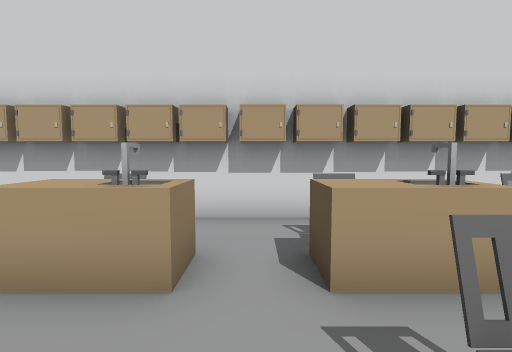
view 1 (above)

24 first-person views from a walk through a scene from a Unity 3-D project. The camera is 1.2 m above the floor, tilts 4° down and sees 85° across. The floor is counted in squares, 1 m on a side. Each view is taken from the middle of a square. On the plan, view 1 faces up. The plan holds only what a view shows up to about 13 squares ahead; the rest is blank. The place goes on beyond the plan. The player character is not drawn. Door leaves are left out, so doorways stand open. Some surface patterns are stand-ins.

view 2
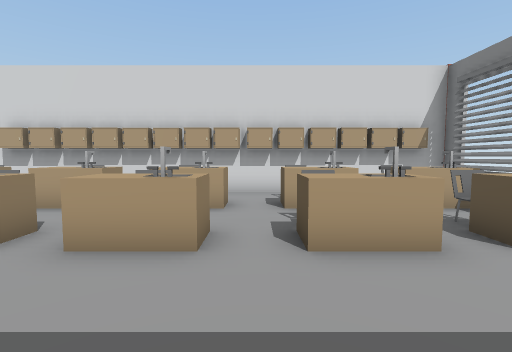

view 3
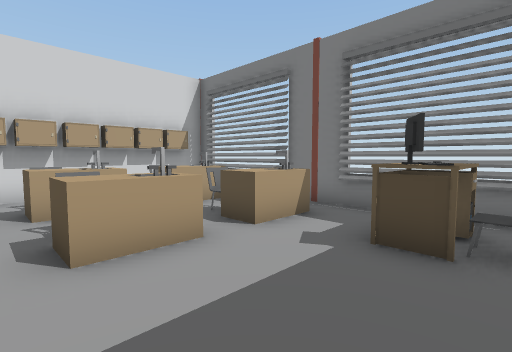

view 4
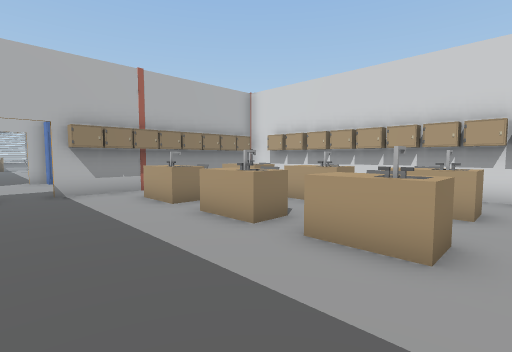

view 5
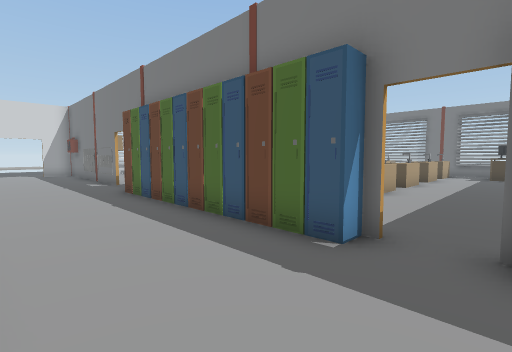

view 6
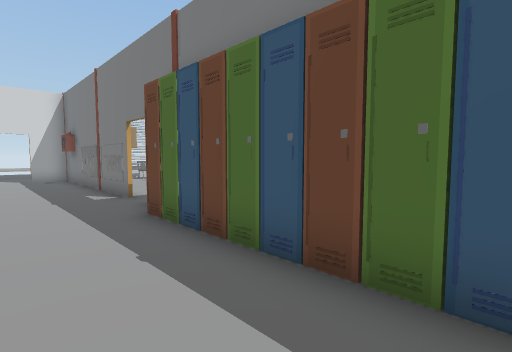

view 7
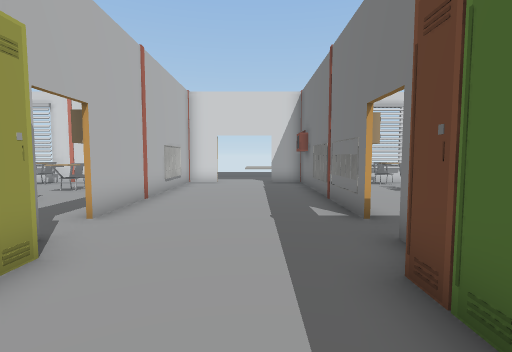

view 8
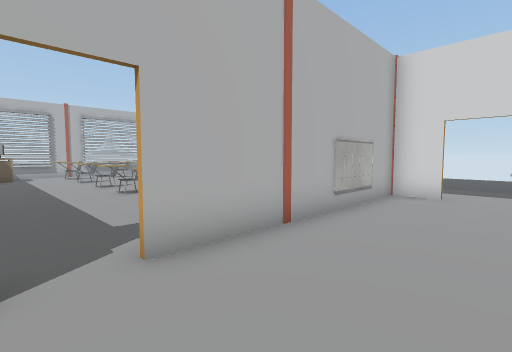

view 9
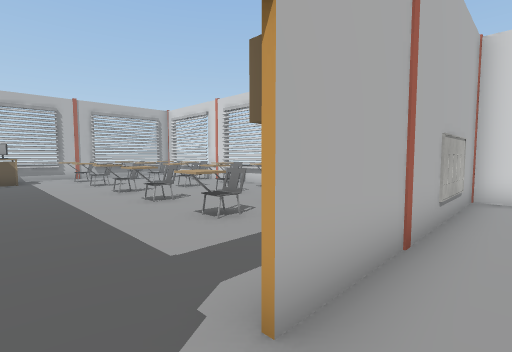

view 10
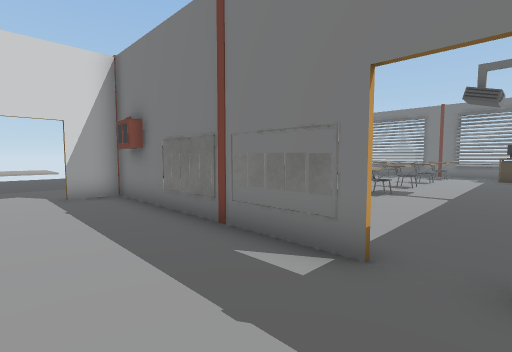

view 11
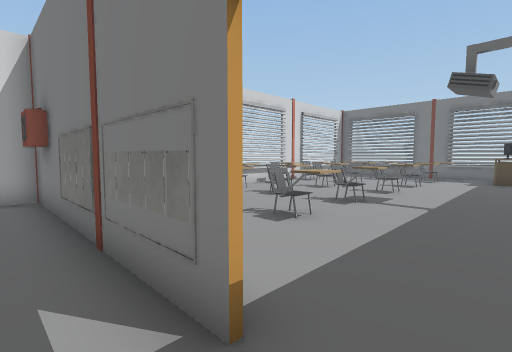

view 12
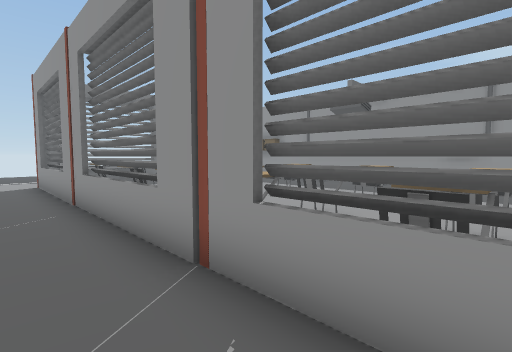

view 13
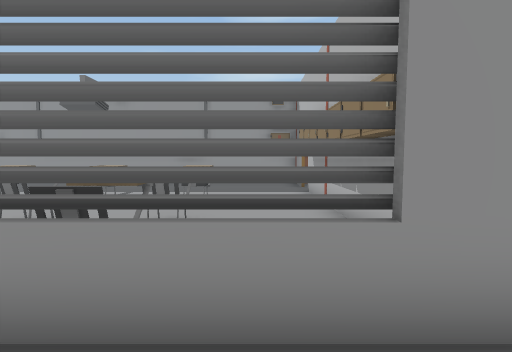

view 14
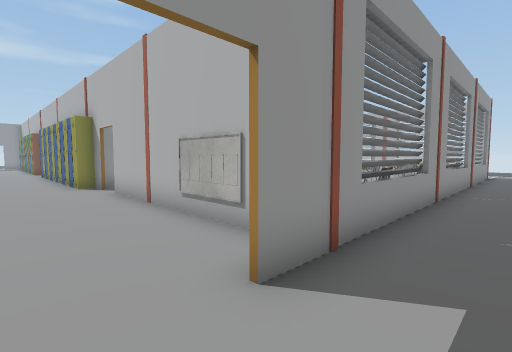

view 15
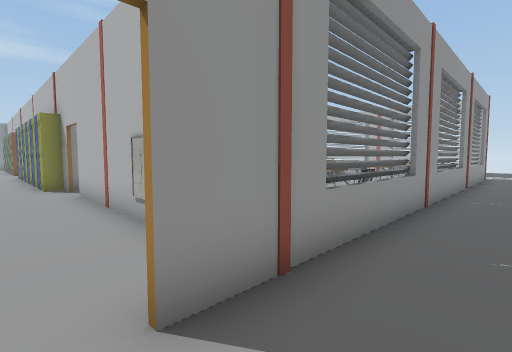

view 16
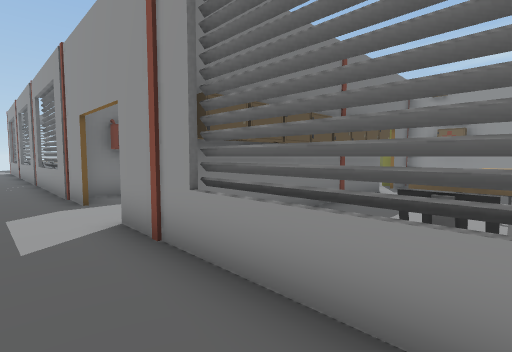

view 17
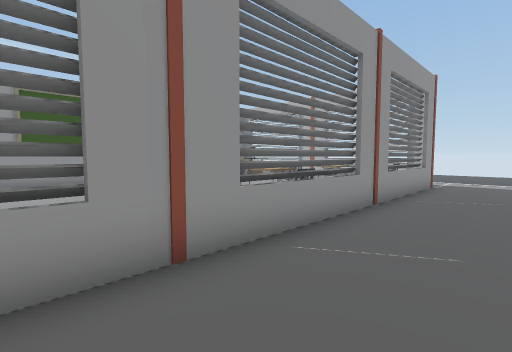

view 18
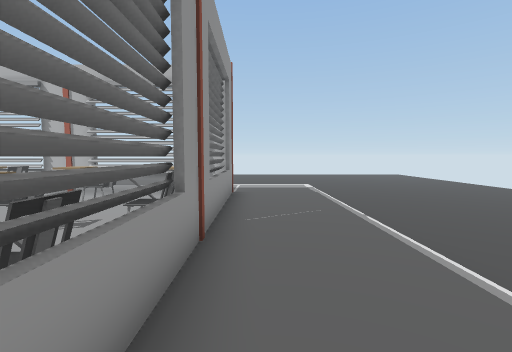

view 19
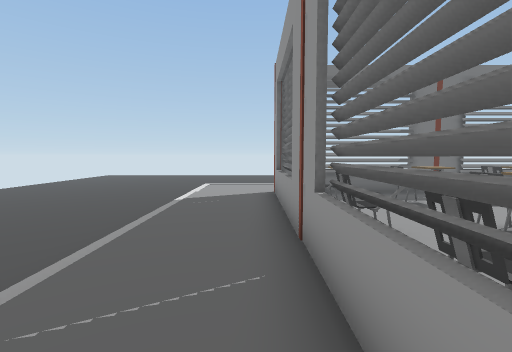

view 20
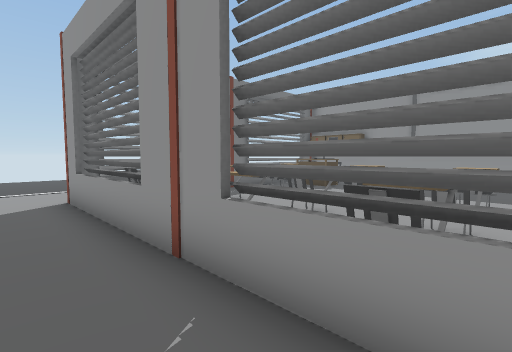

view 21
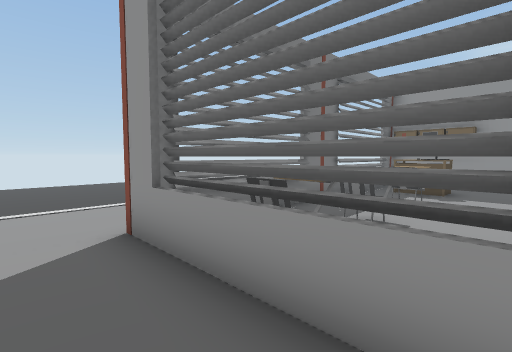

view 22
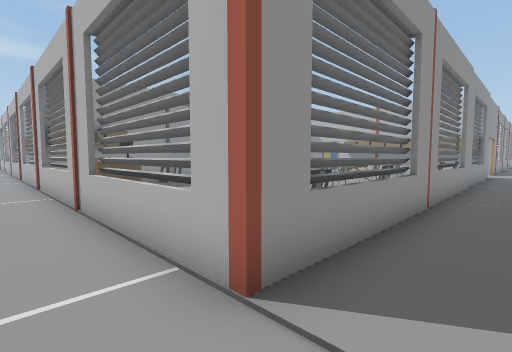

view 23
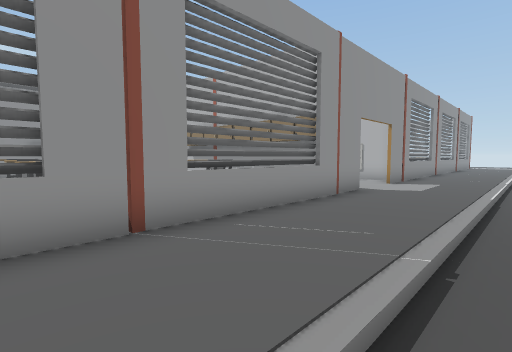

view 24
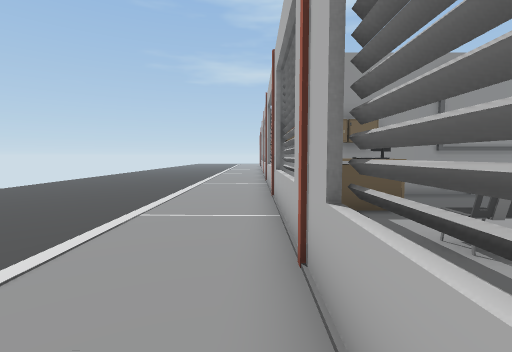

### Floor plan
Key: @ floor where view 1 was taken; # wall or solid block; . main floor; - floor 0.25 m lower than the main floor; D open door; = window, fence, low wall or low ledge; C chair; T table; H thing the floor can be seen under or through; O other object.
Columns run from 31 left of view 1 to 17 right of it. Each row starts with its distance up from view 1.
 20 -------          ---------- -  ----------
 19 ............................. ...........
 18 .........................................----
 17 .........................................--------
 16 #=#=####=#####=###DD#O#=####==####=###...--------
 15 #.O.CC.CCCC.C  OO....OO CC.OO.C.CC.C.=... -------
 14 #.O.CC.C..C.C  OO....OO CC.O..C.CC.C.=..   -----
 13 #.C.CC.CCCC.C. OO....OO.CC.CC.C.CC.C.=..
 12 #.C.CC.CCCC.C..OO....OO.CC.CC.C.CC.C.#...
 11 # O.CC.C.CC....OO....OO.CC.C..C.CC...#...-
 10 # O.CC.CCCC.C..OO....OO.CC.CC.C.CC.C.#...--
  9 #..............OO....OO..............=...---
  8 #OT............ #....H ............OO=...----
  7   T   ......... #....H ............OT=...-----
  6               OOO.... O############OOO...------
  5                 O....O OOOOOOOOOOOOOO#...------
  4                 O....O O  O  O..C  O.=...-------
  3                 O....O TT TT TT.TT TT=...--------
  2                 O....O    .. ..... ..=...--------
  1                  ....O O   ..O..C..C.#...--------
  0                  ....O.TT.TT.TT@TT.TT#
 -1                  ....O...............#
 -2                 O....O...............=
 -3                 ...................OT=
 -4                  . .. ........ . ..CC=

Positions as (right, up) in squares from view 1, and headings:
1: (0, 0), facing up
2: (0, -4), facing up
3: (0, -4), facing up-right
4: (0, -4), facing up-left
5: (-14, -4), facing up-right
6: (-13, 0), facing up-right
7: (-12, 3), facing up
8: (-12, 7), facing up-left
9: (-14, 7), facing up-left
10: (-13, 7), facing up-right
11: (-11, 7), facing up-right
12: (-7, 18), facing down-right
13: (-8, 18), facing down
14: (-12, 18), facing down-left
15: (-13, 18), facing down-left
16: (-19, 18), facing down-right
17: (-19, 19), facing down-left
18: (-22, 17), facing left
19: (-3, 17), facing right
20: (-2, 18), facing down-right
21: (2, 18), facing down-right
22: (8, 18), facing down-left
23: (-3, 20), facing down-left
24: (7, 14), facing down
